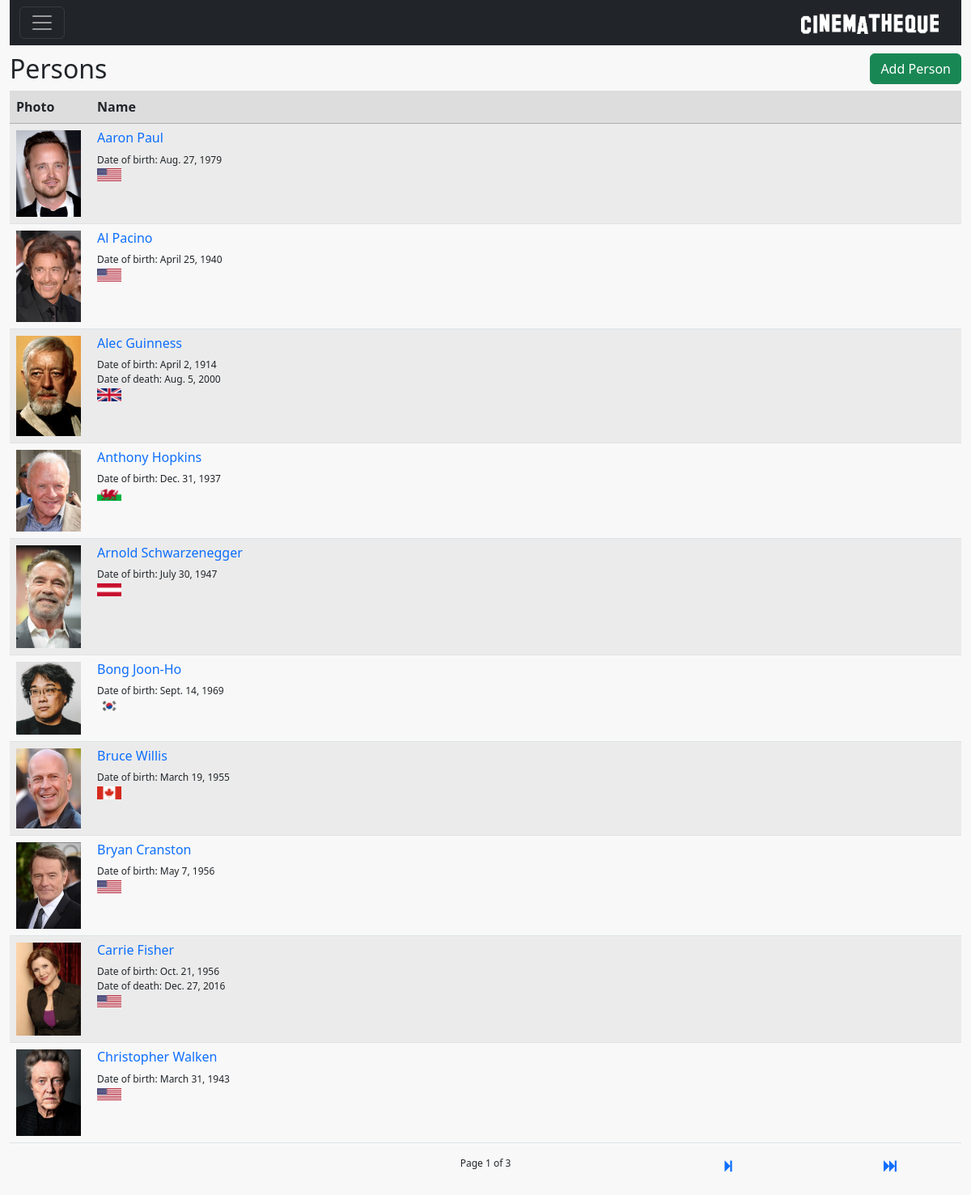
Page /personlist (signed in) on the committed database.
### core/models.py (models this page shows, shortened)
class Base(models.Model):
    DateTimeOfInsert = models.DateTimeField(auto_now_add=True,auto_now=False)
    DateTimeOfLastUpdate = models.DateTimeField(auto_now=True)
    InsertUser = models.ForeignKey( settings.AUTH_USER_MODEL, null=True, blank=True,
                                    on_delete=models.CASCADE, related_name='+' )
    LastUpdateUser = models.ForeignKey( settings.AUTH_USER_MODEL, null=True, blank=True,
                                         on_delete=models.CASCADE, related_name='+' )
    class Meta:
        abstract = True

class Person(Base):
    Name = models.CharField(max_length=60)
    DateOfBirth = models.DateField(auto_now=False, null=True, blank=True)
    DateOfDeath = models.DateField(auto_now=False, null=True, blank=True)
    CountryOfBirth = models.ForeignKey(Country, null=True, blank=True, on_delete=models.DO_NOTHING)
    Photo = models.ImageField(upload_to='person_photos', null=True, blank=True)

class Country(Base):
    NameEN = models.CharField(max_length=60)
    NamePT_BR = models.CharField(max_length=60)
    Flag = models.ImageField(upload_to='countries_flags/', null=True, blank=True)
    class Meta:
        verbose_name_plural = 'Countries'

### core/views.py (the view)
# urls.py: re_path(r'personlist', personList, name='core_person_list'),
@login_required
def personList(request):
    persons = Person.objects.all().order_by('Name')
    paginator = Paginator(persons, list_page_count )
    page_number = request.GET.get("page")
    page_obj = paginator.get_page(page_number)
    data = {'userProfile': UserProfile.objects.get(User=request.user),
            'class': Person,
            'page_obj': page_obj }
    return render(request, 'core/personlist.html', data )

### core/models.py (called while the page is built)
    def __str__(self):
        return self.User.username

    def is_superuser(self):
        return self.User.is_superuser

### templatetags/filter.py (called while the page is built)
@register.filter
def get_class_name(value):
    if f'{value._meta.verbose_name}'.capitalize() != f'{value.__class__.__name__}'.capitalize() :
        str = f'{value._meta.verbose_name}'
    else:
        str = f'{value.__class__.__name__}'.capitalize()
    return str

@register.filter
def get_class_plural_name(value):
    if f'{value._meta.verbose_name_plural}'.capitalize() != f'{value.__class__.__name__}'.capitalize() + 's':
        str = f'{value._meta.verbose_name_plural}'
    else:
        str = value.__class__.__name__ + 's'
    return str

### core/templates/core/personlist.html
{% extends 'baselist.html' %}
{% load filter %}
{% load static %}
{% block insertButton %}
    <a href="{% url 'core_person_insert' %}" class="btn btn-success">Add {{class|get_class_name}}</a>
{% endblock %}
{% block list %}
     <div class="col">
         <table class="table table-striped">
             <thead class="bgheadlist">
               <tr>
                 <th scope="col">Photo</th>
                 <th scope="col">Name</th>
               </tr>
             </thead>
             <tbody>
             {% for person in page_obj %}
               <tr>
                 <td width="100px">
                    <a href="{% url 'core_person_update' person.id %}">
                        {% if person.Photo %}
                            <img src="{{person.Photo.url}}" width="80px"/>
                        {% else %}
                            <img src="{% static 'img/no_img.png' %}" width="80px"/>
                        {% endif %}
                    </a>
                 </td>
                 <td>
                     <h6><a href="{% url 'core_person_update' person.id %}">{{person.Name}}</a></h6>
                     <div style="font-size: 12px">
                         {% if person.DateOfBirth %}
                            Date of birth: {{person.DateOfBirth}}<br>
                         {% endif %}
                         {% if person.DateOfDeath %}
                            Date of death: {{person.DateOfDeath}}<br>
                         {% endif %}
                         {% if person.CountryOfBirth.Flag %}
                            <img src="{{person.CountryOfBirth.Flag.url}}" width="30"/>
                        {% else %}
                            {% if person.CountryOfBirth %}
                                Country of birth: {{person.CountryOfBirth}}
                            {% endif %}
                        {% endif %}
                     </div>
                 </td>
               </tr>
               {% endfor%}
             </tbody>
         </table>
    </div>
{% endblock %}

### static/style.css (style rules this page uses)
a { text-decoration: none; }
.bgheadlist { background-color: #dddddd!important; border-bottom: 2px; border-color: #afafaf; }

### rows in the picture
Person: Photo (picture), Name "Aaron Paul", DateOfBirth "Aug. 27, 1979", CountryOfBirth.Flag (picture)
Person: Photo (picture), Name "Al Pacino", DateOfBirth "April 25, 1940", CountryOfBirth.Flag (picture)
Person: Photo (picture), Name "Alec Guinness", DateOfBirth "April 2, 1914", DateOfDeath "Aug. 5, 2000", CountryOfBirth.Flag (picture)
Person: Photo (picture), Name "Anthony Hopkins", DateOfBirth "Dec. 31, 1937", CountryOfBirth.Flag (picture)
Person: Photo (picture), Name "Arnold Schwarzenegger", DateOfBirth "July 30, 1947", CountryOfBirth.Flag (picture)
Person: Photo (picture), Name "Bong Joon-Ho", DateOfBirth "Sept. 14, 1969", CountryOfBirth.Flag (picture)
Person: Photo (picture), Name "Bruce Willis", DateOfBirth "March 19, 1955", CountryOfBirth.Flag (picture)
Person: Photo (picture), Name "Bryan Cranston", DateOfBirth "May 7, 1956", CountryOfBirth.Flag (picture)
Person: Photo (picture), Name "Carrie Fisher", DateOfBirth "Oct. 21, 1956", DateOfDeath "Dec. 27, 2016", CountryOfBirth.Flag (picture)
Person: Photo (picture), Name "Christopher Walken", DateOfBirth "March 31, 1943", CountryOfBirth.Flag (picture)

### other values in the picture
{{ class|get_class_plural_name }} "Persons"
{{ class|get_class_name }} "Person"
{{ page_obj.number }} "1"
{{ page_obj.paginator.num_pages }} "3"
